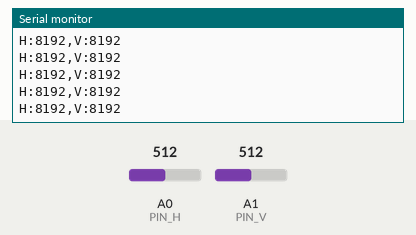
A sketch run on a simulated Arduino Uno R4 Minima. On the bench: the last lines printed to the serial monitor. The inputs (shaded band) are chosen by the test bench; at power-on: A0 (PIN_H) = 512, A1 (PIN_V) = 512 (analog values on the 0–1023 scale).

Above: at 1.4 s.
1.5 s: A0 (PIN_H) set to 716
At 2.4 s:
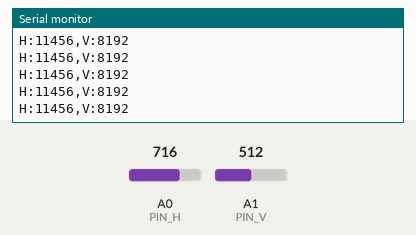
3.0 s: A1 (PIN_V) set to 716
At 3.6 s:
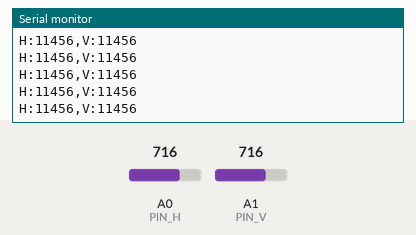
4.5 s: A0 (PIN_H) set to 900
At 5.6 s:
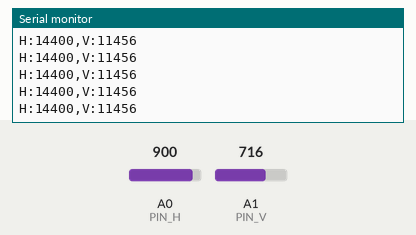
6.0 s: A1 (PIN_V) set to 900
At 7.0 s:
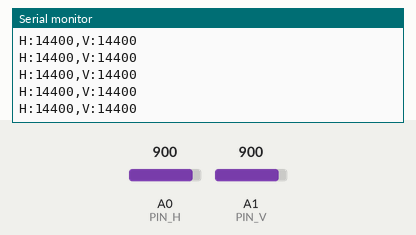
Timing chart, 0 to 8.5 s (numbered marks = the images above; inputs shaded):
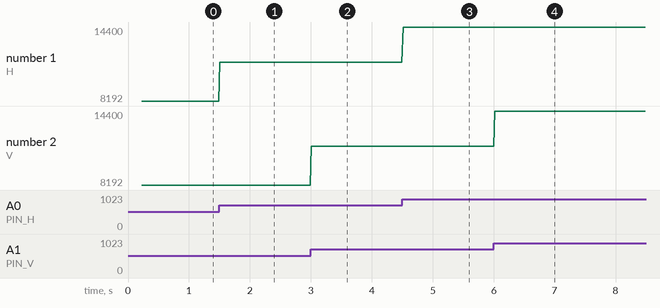

Measured:
- after the input at 1.5 s, the serial monitor: prints a new line at once (image 1)
- after the input at 3.0 s, the serial monitor: prints a new line at once (image 2)
- after the input at 4.5 s, the serial monitor: prints a new line at once (image 3)
- after the input at 6.0 s, the serial monitor: prints a new line at once (image 4)
- plotted number 1: 8192 → 11456 after the input at 1.5 s, 11456 → 14400 after the input at 4.5 s

The sketch:

v1_50hz_labelled.ino
```cpp
/*
 * EOG Dual-Channel Reader — Arduino Uno R4
 * ==========================================
 * 2x BioAmp EXG Pill:
 *   A0 = Horizontal (bitemporal: outer left eye, outer right eye)
 *   A1 = Vertical   (above/below right eye)
 *   Reference: mastoid (behind ear)
 *
 * Output format: H:<value>,V:<value>\n
 * Baud: 115200
 * Sample rate: ~50 Hz (20ms interval)
 *
 * Jitter reduction:
 *   1. Dummy read before each channel (ADC mux settling)
 *   2. 4x oversampling averaged per channel
 *   3. Fixed-interval sampling with millis() to avoid drift
 *
 * Arduino Uno R4: 14-bit ADC (0-16383), 5V reference
 */

const int PIN_H = A0;  // Horizontal channel
const int PIN_V = A1;  // Vertical channel

const unsigned long SAMPLE_INTERVAL_MS = 20;  // 50 Hz
const int OVERSAMPLE = 4;  // Average 4 reads per channel

unsigned long lastSampleTime = 0;

void setup() {
  Serial.begin(115200);

  // Set ADC resolution to 14-bit (Uno R4 feature)
  analogReadResolution(14);

  // Let ADC and serial settle
  delay(100);

  // Warm-up reads to stabilise ADC
  for (int i = 0; i < 20; i++) {
    analogRead(PIN_H);
    analogRead(PIN_V);
    delay(5);
  }

  lastSampleTime = millis();
}

int readChannel(int pin) {
  // Dummy read for mux settling — critical when switching between channels
  analogRead(pin);
  delayMicroseconds(200);  // Allow sample-and-hold to settle

  // Oversample and average to reduce noise
  long sum = 0;
  for (int i = 0; i < OVERSAMPLE; i++) {
    sum += analogRead(pin);
    delayMicroseconds(100);
  }
  return (int)(sum / OVERSAMPLE);
}

void loop() {
  unsigned long now = millis();

  // Fixed-interval sampling — don't use delay(), use timing
  if (now - lastSampleTime < SAMPLE_INTERVAL_MS) {
    return;
  }
  lastSampleTime = now;

  // Read both channels with settling
  int h = readChannel(PIN_H);
  int v = readChannel(PIN_V);

  // Output in labelled format for both GUI and test scripts
  Serial.print("H:");
  Serial.print(h);
  Serial.print(",V:");
  Serial.println(v);
}
```
